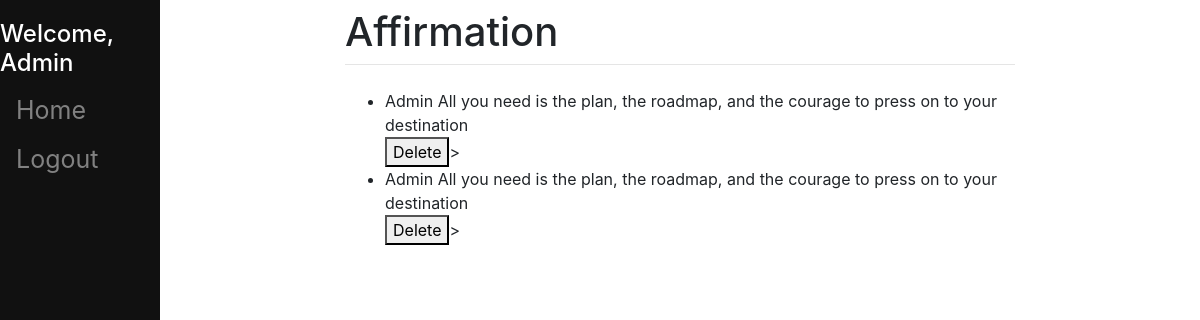
Before: /affirmation_save/ (signed in) with the older database file.
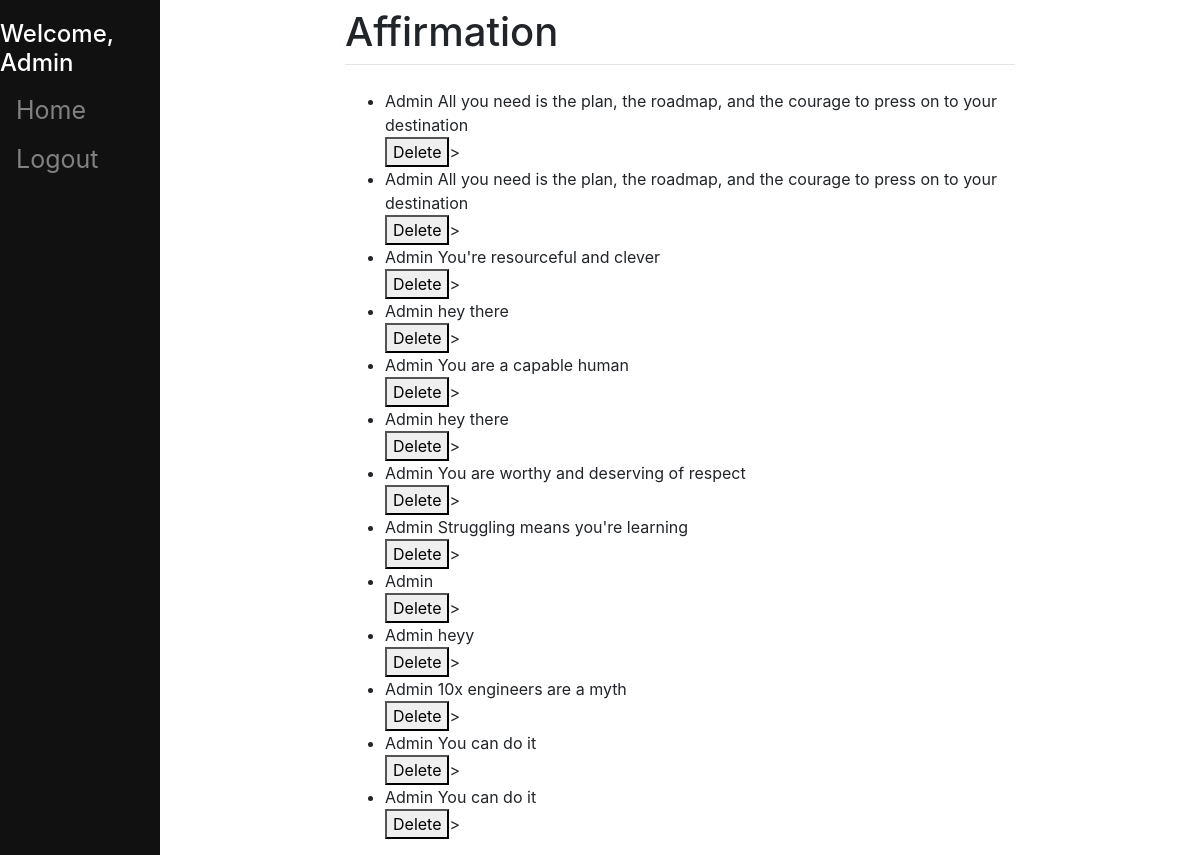
After: the same page with the newer database file.
### affirmation/models.py (models this page shows, shortened)
class Affirmation(models.Model):
    name = models.CharField(max_length=200)
    user = models.ForeignKey(User, on_delete=models.PROTECT,
                              help_text="The user that posted this article.")

### affirmation/views.py (the view)
# urls.py: path('affirmation_save/',views.AffirmationSave, name='affirmation_save'),
def AffirmationSave(request):
    if request.POST:
        form = request.POST.get("affirmation")
        user = request.user
        if user is not None:
            model = Affirmation()
            model.name= form
            model.user = user
            model.save()
        else:
            pass
    else:
        pass
    context={
        "data": Affirmation.objects.all()
    }
    return render(request,"affirmation/affirmation_save.html",context)

### affirmation/templates/affirmation/affirmation_save.html (shortened to what this page needs)
{% extends 'index.html' %}
{%block content%}
{%if user.is_authenticated %}
<ul>
{%for affirmation in data%}
<li>
        {{affirmation.user}}
        {{affirmation.name}}
        <br>
<form action="{%url 'delete_affirmation' affirmation.id %}" method='POST'>
       <button type="submit">Delete</button>>
</form>
</li>
{%endfor%}
</ul>
{%endif%}
{%endblock%}

### templates/index.html (shortened to what this page needs)
<!DOCTYPE html>
<html lang="en">
<head>
    <link rel="stylesheet" href="https://stackpath.bootstrapcdn.com/bootstrap/4.1.3/css/bootstrap.min.css">
</head>
<body>
  <div class="sidenav">
        {%if user.is_authenticated %}
        <h4 class='text-white'>Welcome, {{user}} </h4>
        <a href="{%url 'affirmation_home' %}">Home</a>
        <a href="{%url 'logout' %}">Logout</a>
        {%else%}
        <a href="{% url 'login' %}">Login</a>
        <a href="{% url 'signup' %}">signup</a>
        {%endif%}
  </div>
  <div class="main">
    <div class="row justify-content-center">
      <div class="col-8">
        <h1 class="mt-2">Affirmation</h1>
        <hr class="mt-0 mb-4">
        {% block content %}
        {% endblock %}
      </div>
    </div>
  </div>
</body>
</html>

### templates/index.html (style rules this page uses)
.sidenav { height: 100%; width: 160px; position: fixed; z-index: 1; top: 0; left: 0; background-color: #111; overflow-x: hidden; padding-top: 20px; }
.sidenav a { padding: 6px 8px 6px 16px; text-decoration: none; font-size: 25px; color: #818181; display: block; }
.main { margin-left: 160px; padding: 0px 10px; }

Changed rows visible on the page:
added Affirmation: user "Admin", name "You're resourceful and clever"
added Affirmation: user "Admin", name "hey there"
added Affirmation: user "Admin", name "You are a capable human"
added Affirmation: user "Admin", name "hey there"
added Affirmation: user "Admin", name "You are worthy and deserving of respect"
added Affirmation: user "Admin", name "Struggling means you're learning"
added Affirmation: user "Admin"
added Affirmation: user "Admin", name "heyy"
added Affirmation: user "Admin", name "10x engineers are a myth"
added Affirmation: user "Admin", name "You can do it"
added Affirmation: user "Admin", name "You can do it"
